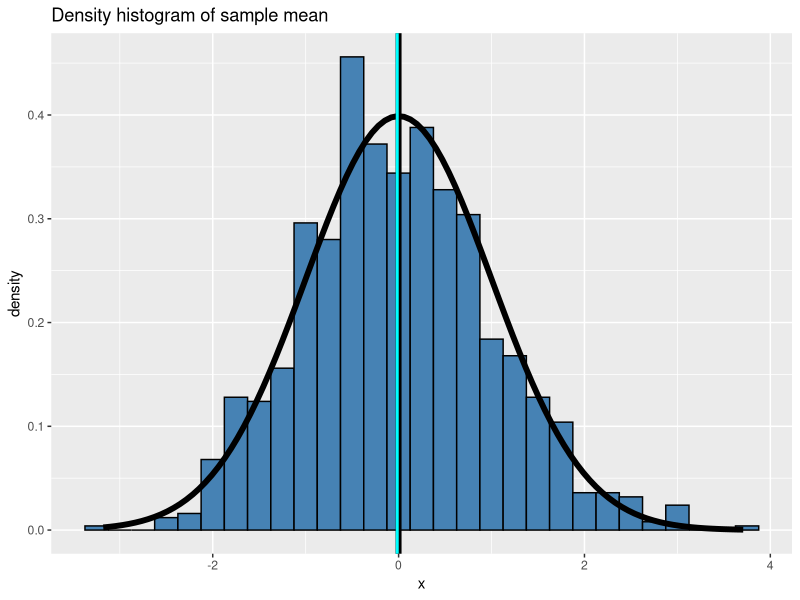
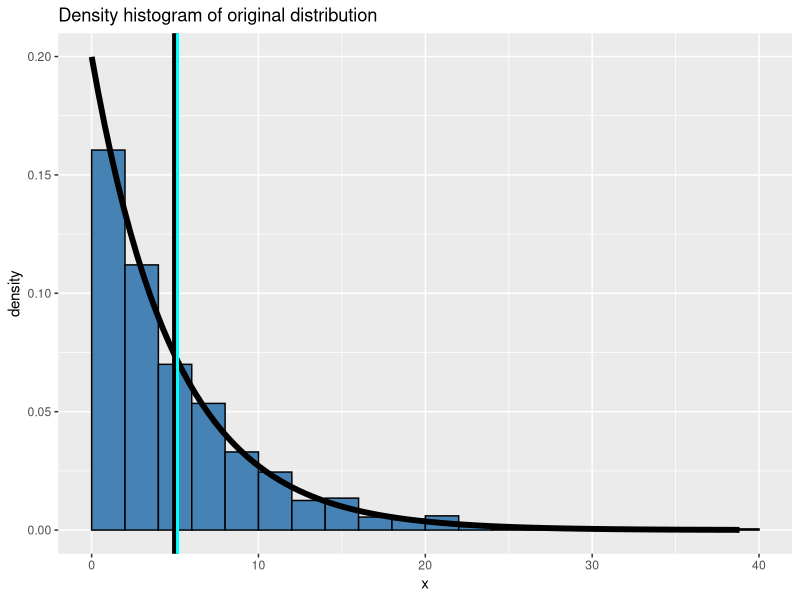

Source code (R) for these figures, in order:
## ---- chunk 1
knitr::opts_chunk$set(echo = TRUE)
## ---- chunk 2
lambda <- .2
n <- 40
m <- 1000
## ---- chunk 3
set.seed(135)
samples <- rexp(n*m, lambda)
## ---- chunk 4
mat <- matrix(samples, nrow = m, ncol = n)
means <- apply(mat, 1, mean)

## ---- chunk 5
data.frame(Theoretical = 1/lambda, Sample.mean = mean(means))
## ---- chunk 6
data.frame(Theoretical = 1/lambda/sqrt(n), Sample.sd = sd(means))
## ---- chunk 7
scaledMeans <- scale(means, center = 1/lambda, scale = 1/lambda/sqrt(n))
## ---- chunk 8
library(ggplot2)
dfMeans <- data.frame(x = scaledMeans)
ggplot(dfMeans,aes(x=x))+
    geom_histogram(colour = "black", fill = "steelblue", 
                   binwidth = .25, aes(y = ..density..)) + 
    stat_function(fun = dnorm, size = 2) +
    geom_vline(xintercept = 0, size = 2, color = "black") +
    geom_vline(xintercept = mean(scaledMeans), size = 1, color = "cyan") +
    ggtitle("Density histogram of sample mean")

dfSamples <- data.frame(x = samples[1:1000])
ggplot(dfSamples,aes(x=x))+
    geom_histogram(colour = "black", fill = "steelblue", binwidth = 2, 
                   boundary = 0,  aes(y = ..density..)) +
    stat_function(fun = dexp, size = 2, args = list(rate = lambda)) +
    geom_vline(xintercept = 1/lambda, size = 2, color = "black") +
    geom_vline(xintercept = mean(dfSamples$x), size = 1, color =  "cyan") +
    ggtitle("Density histogram of original distribution")
